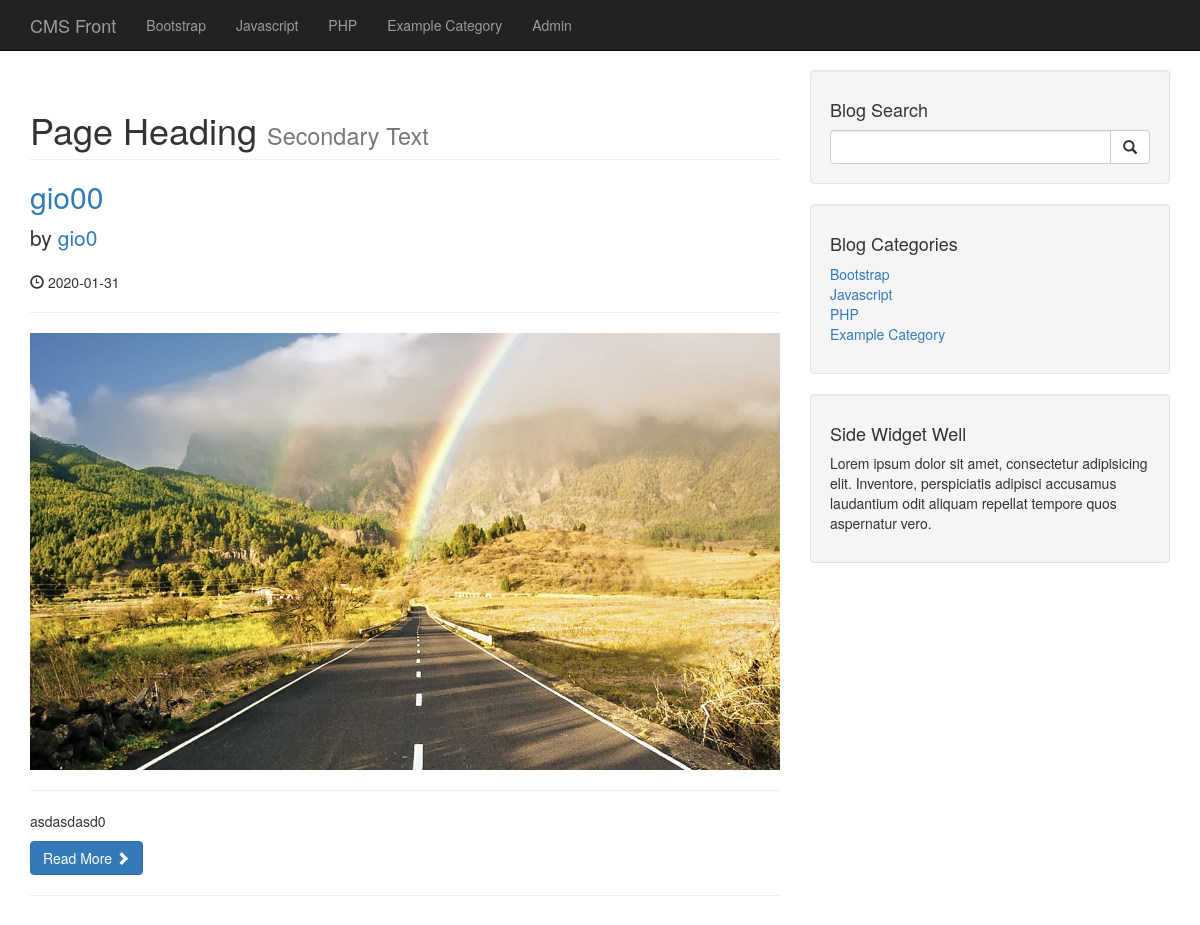
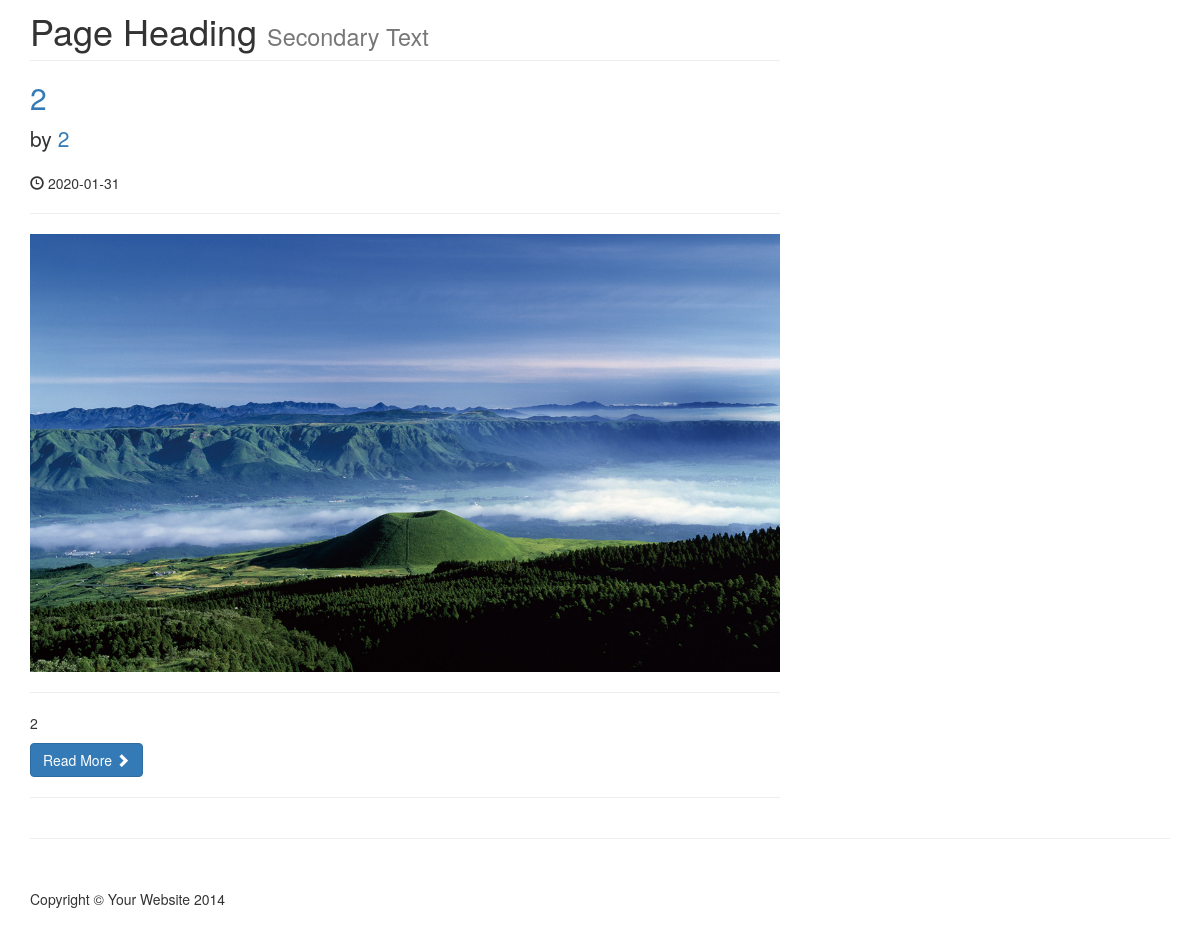
/category.php?category=2, run on an earlier commit of the app's database (2 pictures, top to bottom).
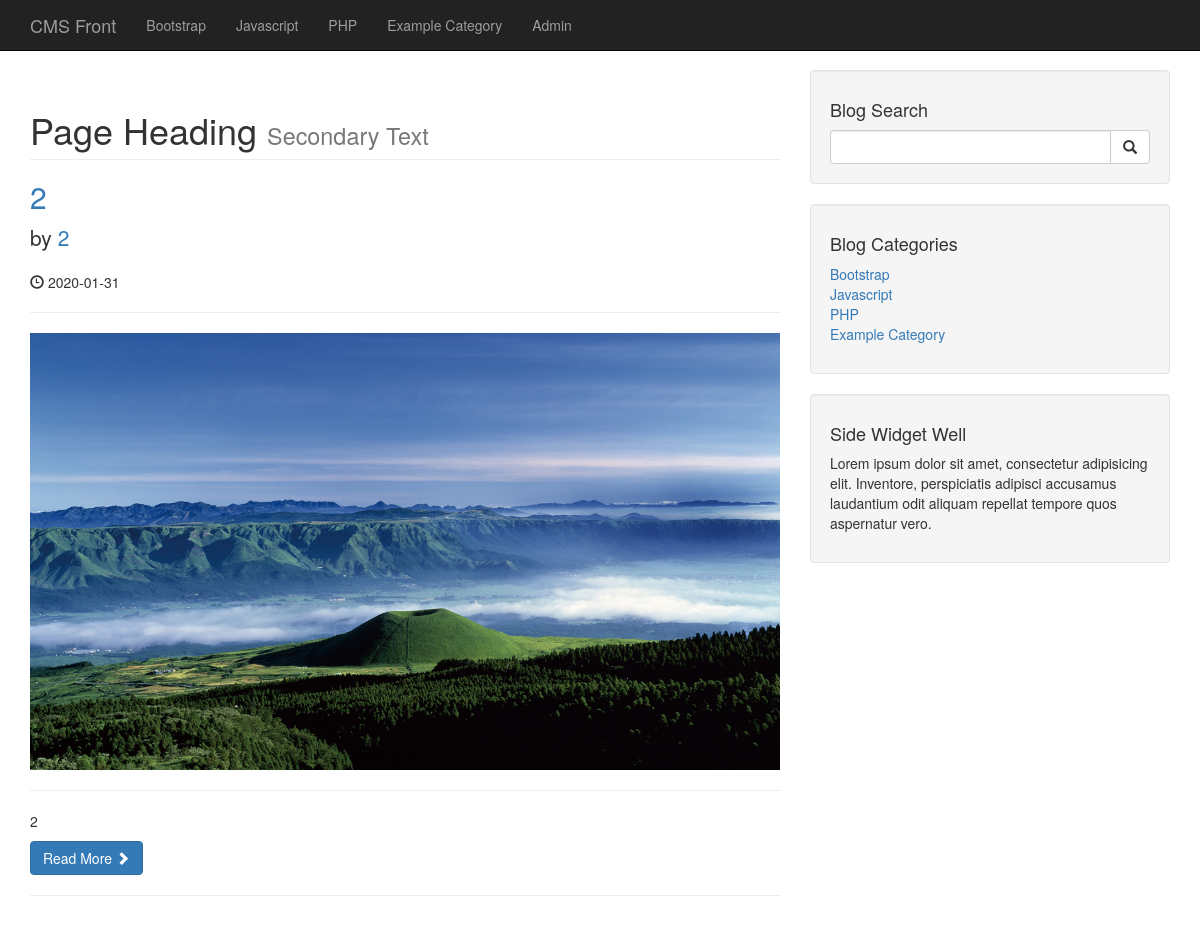
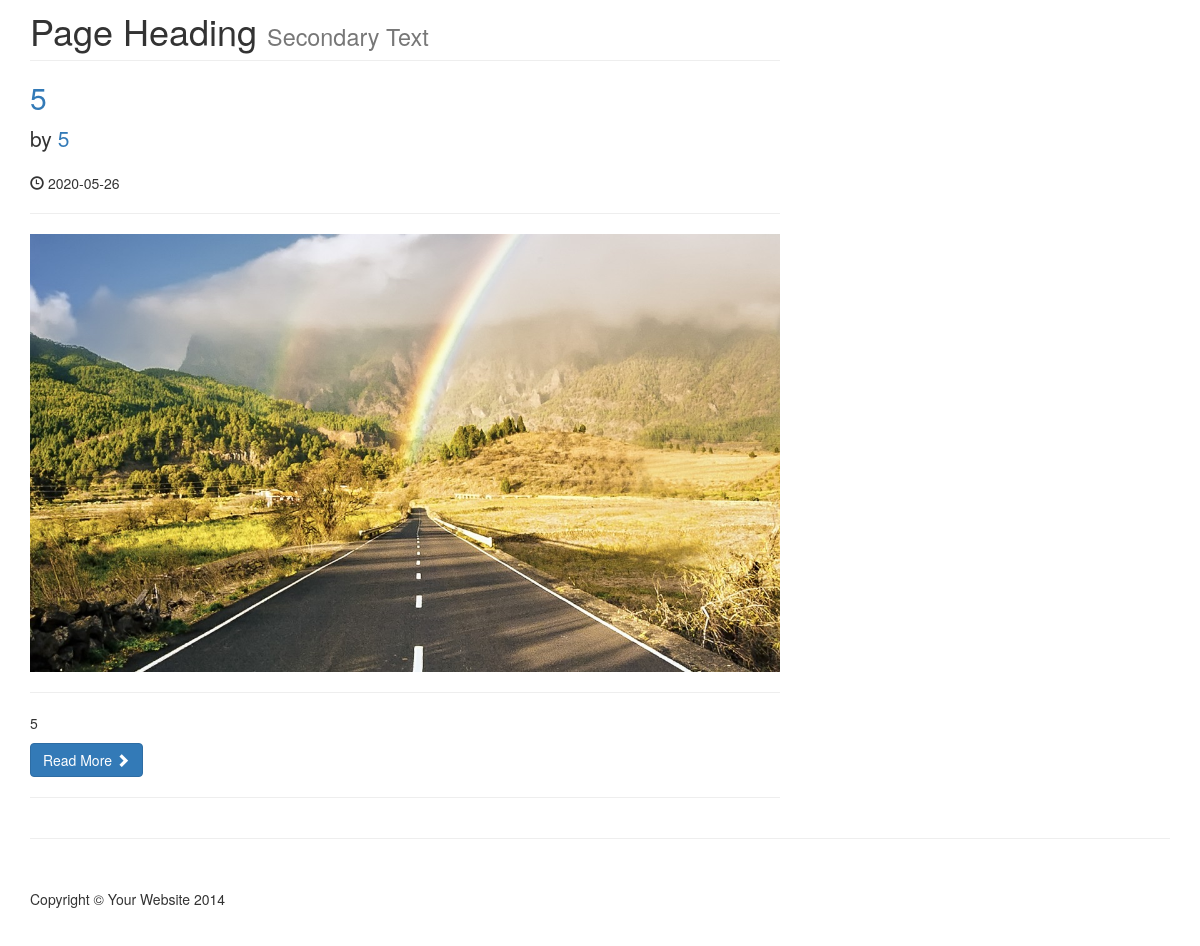
And on a later commit of the database (2 pictures, top to bottom).
### tables this page shows
CREATE TABLE `categories` (
  `cat_id` int(3) NOT NULL,
  `cat_title` varchar(255) NOT NULL
);

CREATE TABLE `posts` (
  `post_id` int(3) NOT NULL,
  `post_category_id` int(3) NOT NULL,
  `post_title` varchar(255) NOT NULL,
  `post_author` varchar(255) NOT NULL,
  `post_date` date NOT NULL,
  `post_image` text NOT NULL,
  `post_content` text NOT NULL,
  `post_tags` varchar(255) NOT NULL,
  `post_comment_count` int(11) NOT NULL,
  `post_status` varchar(255) NOT NULL DEFAULT 'draft'
);

### category.php (the view)
<?php include "includes/header.php" ?>
<?php include "includes/db.php" ?>
<?php include "includes/navigation.php"?>
<div class="container">
    <div class="row">
        <div class="col-md-8">
            <?php
            if (isset($_GET['category'])){
                $post_category_id = $_GET['category'];
            }
            $query = "SELECT * FROM posts WHERE post_category_id = $post_category_id ";
            $select_all_posts_query = mysqli_query($connection,$query);
            while ($row = mysqli_fetch_assoc($select_all_posts_query)){
                $post_id = $row['post_id'];
                $post_title = $row['post_title'];
                $post_author = $row['post_author'];
                $post_date = $row['post_date'];
                $post_image = $row['post_image'];
                $post_content = substr($row['post_content'], 0,100);
                ?>
                <h1 class="page-header">
                    Page Heading
                    <small>Secondary Text</small>
                </h1>
                <h2>
                    <a href="post.php?p_id=<?php echo $post_id ?>"><?php echo $post_title ?></a>
                </h2>
                <p class="lead">
                    by <a href="index.php"><?php echo $post_author ?></a>
                </p>
                <p><span class="glyphicon glyphicon-time"></span> <?php echo $post_date ?></p>
                <hr>
                <img class="img-responsive" src="images/<?php echo $post_image ?>" alt="">
                <hr>
                <p><?php echo $post_content ?></p>
                <a class="btn btn-primary" href="#">Read More <span class="glyphicon glyphicon-chevron-right"></span></a>
                <hr>
                <?php
            }
            ?>
        </div>
        <?php include "includes/sidebar.php"?>
    </div>
    <hr>
    <?php include "includes/footer.php"?>

### includes/header.php (shortened to what this page needs)
<!DOCTYPE html>
<html lang="en">
<head>
    <link href="css/bootstrap.min.css" rel="stylesheet">
    <link href="css/blog-home.css" rel="stylesheet">
</head>
<body>

### includes/navigation.php (shortened to what this page needs)
<nav class="navbar navbar-inverse navbar-fixed-top" role="navigation">
    <div class="container">
        <div class="navbar-header">
            <a class="navbar-brand" href="index.php">CMS Front</a>
        </div>
        <div class="collapse navbar-collapse" id="bs-example-navbar-collapse-1">
            <ul class="nav navbar-nav">
                <?php
                $query = "SELECT * FROM categories";
                $select_all_categories_query = mysqli_query($connection, $query);
                while ($row = mysqli_fetch_assoc($select_all_categories_query)){
                    $cat_title = $row['cat_title'];
                    echo "<li><a href='#'>{$cat_title}</a></li>";
                }
                ?>
                <li>
                    <a href="admin/index.php">Admin</a>
                </li>
            </ul>
        </div>
    </div>
</nav>

### includes/sidebar.php
<div class="col-md-4">
    <div class="well">
        <h4>Blog Search</h4>
        <form action="search.php" method="post">
            <div class="input-group">
                <input name="search" type="text" class="form-control">
                <span class="input-group-btn">
                    <button name="submit" class="btn btn-default" type="submit">
                        <span class="glyphicon glyphicon-search"></span>
                    </button>
                </span>
            </div>
        </form>
    </div>
    <div class="well">
        <?php
        $query = "SELECT * FROM categories";
        $select_all_categories_sidebar = mysqli_query($connection, $query);
        ?>
        <h4>Blog Categories</h4>
        <div class="row">
            <div class="col-lg-12">
                <ul class="list-unstyled">
                    <?php
                    while ($row =mysqli_fetch_assoc($select_all_categories_sidebar)){
                        $cat_title = $row['cat_title'];
                        $cat_id = $row['cat_id'];
                        echo "<li><a href='category.php?category=$cat_id'>{$cat_title}</a></li>";
                    }
                    ?>
                </ul>
            </div>
        </div>
    </div>
   <?php include "widget.php"  ?>
</div>

### includes/widget.php
<div class="well">
    <h4>Side Widget Well</h4>
    <p>Lorem ipsum dolor sit amet, consectetur adipisicing elit. Inventore, perspiciatis adipisci accusamus laudantium odit aliquam repellat tempore quos aspernatur vero.</p>
</div>

### includes/footer.php (shortened to what this page needs)
<footer>
    <div class="row">
        <div class="col-lg-12">
            <p>Copyright &copy; Your Website 2014</p>
        </div>
    </div>
</footer>
</div>
</body>
</html>

### css/blog-home.css (style rules this page uses)
body { padding-top: 70px; }
footer { margin: 50px 0; }

What changed in the data, as far as the page shows it:
removed posts: post_title "gio00", post_author "gio0", post_date "2020-01-31", post_image (picture), post_content "asdasdasd0"
added posts: post_title "5", post_author "5", post_date "2020-05-26", post_image (picture), post_content "5"
